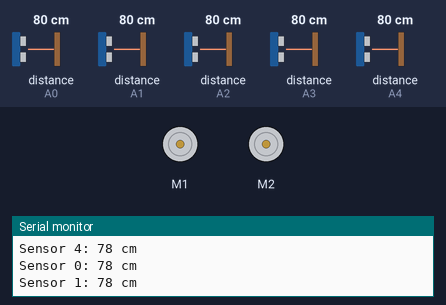
Recording of a sketch running on a simulated Arduino Uno, built with avr-gcc and run on an emulated ATmega328P. Parts: 2 × DC motor (green arrow = forward, orange = backward, longer = faster), the last lines printed to the serial monitor. Wiring (inferred from the names in the program): 5 × ultrasonic range finder: trigger A0, echo A0 / trigger A1, echo A1 / trigger A2, echo A2 / trigger A3, echo A3 / trigger A4, echo A4. The test bench sets the inputs (shaded band); at power-on: distance to the obstacle (sensors on A1, A0, A2, A3, A4) 80 cm. The echo pulse lasts 58.3 µs per cm.

Above: at 1.2 s.
1.3 s: distance to the obstacle (sensor on A1) set to 120 cm
At 2.34 s:
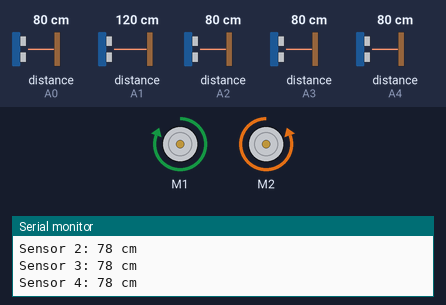
4.3 s: distance to the obstacle (sensor on A0) set to 18 cm
At 4.3 s:
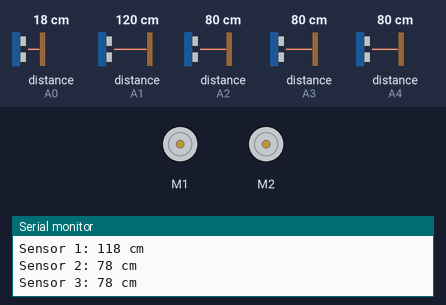
7.3 s: distance to the obstacle (sensor on A2) set to 23 cm
8.8 s: distance to the obstacle (sensor on A2) set to 19 cm
At 9.6 s:
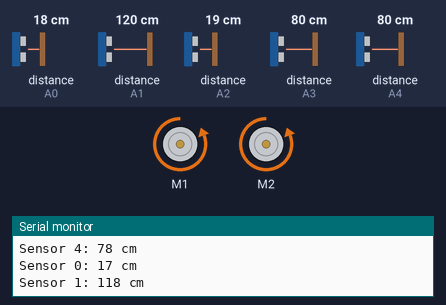
10.3 s: distance to the obstacle (sensor on A3) set to 19 cm
11.8 s: distance to the obstacle (sensor on A3) set to 15 cm
At 13.2 s:
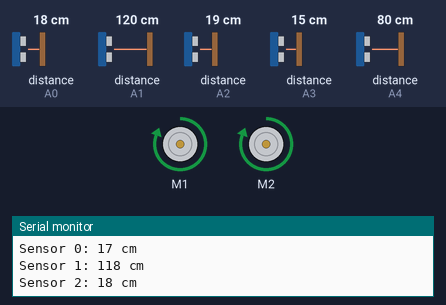
Timing chart, 0 to 14.4 s (numbered marks = the images above; inputs shaded):
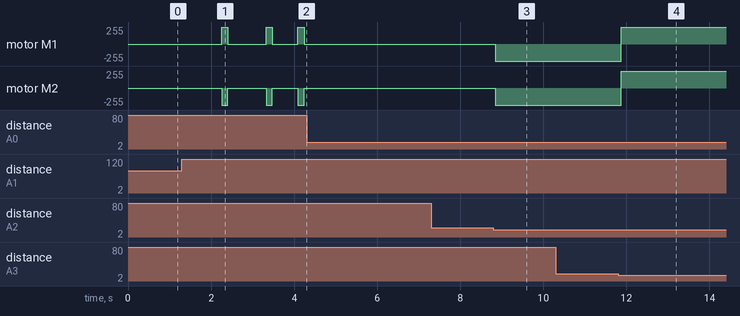

The sketch:

ArduinoCode1.ino
```cpp
#include <Arduino.h>
#include <AFMotor.h>

AF_DCMotor motor1(1); // Motor esquerdo
AF_DCMotor motor2(2); // Motor direito

const int numSensores = 5; // Número de sensores
int pinosSensores[numSensores] = {A0, A1, A2, A3, A4}; // Pinos dos sensores

int sensorCentral = 2; // Índice do sensor central
int limiteDistancia = 20; // Distância limite para centralização do alvo (em cm)

// Variaveis de controle
unsigned long tempoAtualizacao = 100; // Intervalo de atualização em milissegundos
unsigned long ultimoTempoAtualizacao = 0; // Último tempo de atualização

//funções
int lerDistancia(int pinoSensor);
int encontrarSensorMaisProximo(int* leiturasDistancia);
void girarNoSentidoHorario();
void girarNoSentidoAntiHorario();
void pararMotores();
void atacar();


void setup() {
  Serial.begin(9600);

  // Configurar os motores da ponte H
  motor1.setSpeed(255); // Velocidade máxima do motor esquerdo
  motor2.setSpeed(255); // Velocidade máxima do motor direito
}

void loop() {
  // Verificar se é hora de atualizar
  if (millis() - ultimoTempoAtualizacao >= tempoAtualizacao) {
    // Realizar as leituras de distância
    int leiturasDistancia[numSensores];
    for (int i = 0; i < numSensores; i++) {
      leiturasDistancia[i] = lerDistancia(pinosSensores[i]);
    }

    // Encontrar o sensor mais próximo do alvo
    int sensorMaisProximo = encontrarSensorMaisProximo(leiturasDistancia);

    // Centralizar o alvo à frente do sensor central
    if (sensorMaisProximo != sensorCentral) {
      if (leiturasDistancia[sensorCentral] < limiteDistancia) {
        if (sensorMaisProximo < sensorCentral) {
          girarNoSentidoHorario();
        } else {
          girarNoSentidoAntiHorario();
        }
      } else {
        pararMotores();
      }
    } else {
      atacar();
    }

    // Imprimir as leituras dos sensores no monitor serial
    for (int i = 0; i < numSensores; i++) {
      Serial.print("Sensor ");
      Serial.print(i);
      Serial.print(": ");
      Serial.print(leiturasDistancia[i]);
      Serial.println(" cm");
    }

    Serial.println();

    ultimoTempoAtualizacao = millis(); // Atualizar o último tempo de atualização
  }

  // Outras ações contínuas do robô podem ser adicionadas aqui
}

// Função para ler a distância de um sensor ultrassônico
int lerDistancia(int pinoSensor) {
  long duracao;
  int distancia;

  pinMode(pinoSensor, OUTPUT);
  digitalWrite(pinoSensor, LOW);
  delayMicroseconds(2);
  digitalWrite(pinoSensor, HIGH);
  delayMicroseconds(10);
  digitalWrite(pinoSensor, LOW);

  pinMode(pinoSensor, INPUT);
  duracao = pulseIn(pinoSensor, HIGH);

// Converter a duração do pulso em distância em centímetros
distancia = duracao * 0.034 / 2;

return distancia;
}

// Função para encontrar o índice do sensor com a menor distância
int encontrarSensorMaisProximo(int* leiturasDistancia) {
int sensorMaisProximo = 0;
int distanciaMinima = leiturasDistancia[0];

for (int i = 1; i < numSensores; i++) {
if (leiturasDistancia[i] < distanciaMinima) {
distanciaMinima = leiturasDistancia[i];
sensorMaisProximo = i;
}
}

return sensorMaisProximo;
}

// Função para acionar os motores no sentido horário
void girarNoSentidoHorario() {
motor1.run(BACKWARD);
motor2.run(BACKWARD);
}

// Função para acionar os motores no sentido anti-horário
void girarNoSentidoAntiHorario() {
motor1.run(FORWARD);
motor2.run(FORWARD);
}

// Função para parar os motores
void pararMotores() {
motor1.run(RELEASE);
motor2.run(RELEASE);
}

// Função para avançar - atacar
void atacar() {
    motor1.run(FORWARD);
    motor2.run(BACKWARD);
}
```

ArduinoCode1.cpp
```cpp
#include <Arduino.h>
#include <AFMotor.h>

AF_DCMotor motor1(1); // Motor esquerdo
AF_DCMotor motor2(2); // Motor direito

const int numSensores = 5; // Número de sensores
int pinosSensores[numSensores] = {A0, A1, A2, A3, A4}; // Pinos dos sensores

int sensorCentral = 2; // Índice do sensor central
int limiteDistancia = 20; // Distância limite para centralização do alvo (em cm)

// Variaveis de controle
unsigned long tempoAtualizacao = 100; // Intervalo de atualização em milissegundos
unsigned long ultimoTempoAtualizacao = 0; // Último tempo de atualização

//funções
int lerDistancia(int pinoSensor);
int encontrarSensorMaisProximo(int* leiturasDistancia);
void girarNoSentidoHorario();
void girarNoSentidoAntiHorario();
void pararMotores();
void atacar();


void setup() {
  Serial.begin(9600);

  // Configurar os motores da ponte H
  motor1.setSpeed(255); // Velocidade máxima do motor esquerdo
  motor2.setSpeed(255); // Velocidade máxima do motor direito
}

void loop() {
  // Verificar se é hora de atualizar
  if (millis() - ultimoTempoAtualizacao >= tempoAtualizacao) {
    // Realizar as leituras de distância
    int leiturasDistancia[numSensores];
    for (int i = 0; i < numSensores; i++) {
      leiturasDistancia[i] = lerDistancia(pinosSensores[i]);
    }

    // Encontrar o sensor mais próximo do alvo
    int sensorMaisProximo = encontrarSensorMaisProximo(leiturasDistancia);

    // Centralizar o alvo à frente do sensor central
    if (sensorMaisProximo != sensorCentral) {
      if (leiturasDistancia[sensorCentral] < limiteDistancia) {
        if (sensorMaisProximo < sensorCentral) {
          girarNoSentidoHorario();
        } else {
          girarNoSentidoAntiHorario();
        }
      } else {
        pararMotores();
      }
    } else {
      atacar();
    }

    // Imprimir as leituras dos sensores no monitor serial
    for (int i = 0; i < numSensores; i++) {
      Serial.print("Sensor ");
      Serial.print(i);
      Serial.print(": ");
      Serial.print(leiturasDistancia[i]);
      Serial.println(" cm");
    }

    Serial.println();

    ultimoTempoAtualizacao = millis(); // Atualizar o último tempo de atualização
  }

  // Outras ações contínuas do robô podem ser adicionadas aqui
}

// Função para ler a distância de um sensor ultrassônico
int lerDistancia(int pinoSensor) {
  long duracao;
  int distancia;

  pinMode(pinoSensor, OUTPUT);
  digitalWrite(pinoSensor, LOW);
  delayMicroseconds(2);
  digitalWrite(pinoSensor, HIGH);
  delayMicroseconds(10);
  digitalWrite(pinoSensor, LOW);

  pinMode(pinoSensor, INPUT);
  duracao = pulseIn(pinoSensor, HIGH);

// Converter a duração do pulso em distância em centímetros
distancia = duracao * 0.034 / 2;

return distancia;
}

// Função para encontrar o índice do sensor com a menor distância
int encontrarSensorMaisProximo(int* leiturasDistancia) {
int sensorMaisProximo = 0;
int distanciaMinima = leiturasDistancia[0];

for (int i = 1; i < numSensores; i++) {
if (leiturasDistancia[i] < distanciaMinima) {
distanciaMinima = leiturasDistancia[i];
sensorMaisProximo = i;
}
}

return sensorMaisProximo;
}

// Função para acionar os motores no sentido horário
void girarNoSentidoHorario() {
motor1.run(BACKWARD);
motor2.run(BACKWARD);
}

// Função para acionar os motores no sentido anti-horário
void girarNoSentidoAntiHorario() {
motor1.run(FORWARD);
motor2.run(FORWARD);
}

// Função para parar os motores
void pararMotores() {
motor1.run(RELEASE);
motor2.run(RELEASE);
}

// Função para avançar - atacar
void atacar() {
    motor1.run(FORWARD);
    motor2.run(BACKWARD);
}
```

Measured:
- the behaviour switches between 21 and 20 cm on distance to the obstacle (sensor on A2) (found by bisection; images 2 and 3)
- the behaviour switches between 18 and 17 cm on distance to the obstacle (sensor on A3) (found by bisection; images 3 and 4)
- after the input at 1.3 s, motor M1: goes forward 255/255 0.15 s, stopped 0.92 s, forward 255/255 0.15 s, stopped 0.61 s, forward 255/255 0.15 s, then stopped, starting after 0.95 s; motor M2: goes backward 255/255 0.15 s, stopped 0.92 s, backward 255/255 0.15 s, stopped 0.61 s, backward 255/255 0.15 s, then stopped, starting after 0.95 s
- after the input at 4.3 s, motor M1, motor M2: stops changing and stays stopped
- after the input at 8.8 s, motor M1, motor M2: stopped → backward 255/255 at once
- after the input at 11.8 s, motor M1, motor M2: backward 255/255 → forward 255/255 after 0.08 s
